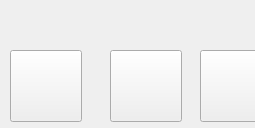
  <widget class="QDockWidget" name="dockWidget">
   <property name="minimumSize">
    <size>
     <width>255</width>
     <height>128</height>
    </size>
   </property>
   <property name="floating">
    <bool>false</bool>
   </property>
   <attribute name="dockWidgetArea">
    <number>8</number>
   </attribute>
   <widget class="QWidget" name="dockWidgetContents">
    <widget class="QPushButton" name="recordDisplayButton">
     <property name="geometry">
      <rect>
       <x>10</x>
       <y>50</y>
       <width>72</width>
       <height>72</height>
      </rect>
     </property>
     <property name="text">
      <string/>
     </property>
     <property name="icon">
      <iconset resource="obs.qrc">
       <normaloff>:/recorder/images/recorder/display-off.svg</normaloff>:/recorder/images/recorder/display-off.svg</iconset>
     </property>
     <property name="iconSize">
      <size>
       <width>46</width>
       <height>46</height>
      </size>
     </property>
     <property name="autoDefault">
      <bool>false</bool>
     </property>
     <property name="default">
      <bool>false</bool>
     </property>
     <property name="flat">
      <bool>false</bool>
     </property>
    </widget>
    <widget class="QPushButton" name="recordWindowButton">
     <property name="geometry">
      <rect>
       <x>110</x>
       <y>50</y>
       <width>72</width>
       <height>72</height>
      </rect>
     </property>
     <property name="text">
      <string/>
     </property>
     <property name="icon">
      <iconset resource="obs.qrc">
       <normaloff>:/recorder/images/recorder/window-off.svg</normaloff>:/recorder/images/recorder/window-off.svg</iconset>
     </property>
     <property name="iconSize">
      <size>
       <width>46</width>
       <height>46</height>
      </size>
     </property>
    </widget>
    <widget class="QPushButton" name="recordCameraButton">
     <property name="geometry">
      <rect>
       <x>200</x>
       <y>50</y>
       <width>72</width>
       <height>72</height>
      </rect>
     </property>
     <property name="text">
      <string/>
     </property>
     <property name="icon">
      <iconset resource="obs.qrc">
       <normaloff>:/recorder/images/recorder/camera-off.svg</normaloff>:/recorder/images/recorder/camera-off.svg</iconset>
     </property>
     <property name="iconSize">
      <size>
       <width>46</width>
       <height>46</height>
      </size>
     </property>
    </widget>
    <widget class="QPushButton" name="recordMicphoneButton">
     <property name="geometry">
      <rect>
       <x>310</x>
       <y>51</y>
       <width>72</width>
       <height>72</height>
      </rect>
     </property>
     <property name="text">
      <string/>
     </property>
     <property name="icon">
      <iconset resource="obs.qrc">
       <normaloff>:/recorder/images/recorder/micphone-off.svg</normaloff>:/recorder/images/recorder/micphone-off.svg</iconset>
     </property>
     <property name="iconSize">
      <size>
       <width>46</width>
       <height>46</height>
      </size>
     </property>
    </widget>
    <widget class="QPushButton" name="recordSystemAudioButton">
     <property name="geometry">
      <rect>
       <x>430</x>
       <y>50</y>
       <width>72</width>
       <height>72</height>
      </rect>
     </property>
     <property name="text">
      <string/>
     </property>
     <property name="icon">
      <iconset resource="obs.qrc">
       <normaloff>:/recorder/images/recorder/audio-off.svg</normaloff>:/recorder/images/recorder/audio-off.svg</iconset>
     </property>
     <property name="iconSize">
      <size>
       <width>46</width>
       <height>46</height>
      </size>
     </property>
    </widget>
    <widget class="QComboBox" name="comboBoxDisplayList">
     <property name="geometry">
      <rect>
       <x>10</x>
       <y>130</y>
       <width>71</width>
       <height>26</height>
      </rect>
     </property>
    </widget>
    <widget class="ComboBoxClickSignal" name="comboBoxWindowList">
     <property name="geometry">
      <rect>
       <x>110</x>
       <y>130</y>
       <width>71</width>
       <height>26</height>
      </rect>
     </property>
    </widget>
    <widget class="QComboBox" name="comboBoxVideoDeviceList">
     <property name="geometry">
      <rect>
       <x>200</x>
       <y>130</y>
       <width>71</width>
       <height>26</height>
      </rect>
     </property>
    </widget>
    <widget class="QComboBox" name="comboBoxInputAudioList">
     <property name="geometry">
      <rect>
       <x>300</x>
       <y>130</y>
       <width>104</width>
       <height>26</height>
      </rect>
     </property>
    </widget>
    <widget class="QComboBox" name="comboBoxOutputAudioList">
     <property name="geometry">
      <rect>
       <x>430</x>
       <y>130</y>
       <width>104</width>
       <height>26</height>
      </rect>
     </property>
    </widget>
   </widget>
  </widget>
